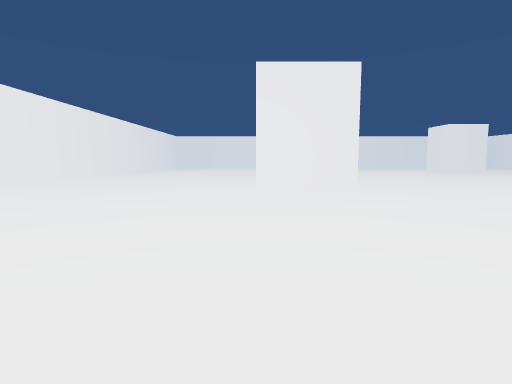
View 1 (above)

18 first-person views from a walk through a Unity game level. The camera is 1.3 m above the floor, tilts 6° down and sees 80° across. The floor is counted in squares, 2 m on a side. Each view is taken from the middle of a square. On the plan, view 1 faces up. The plan holds only what a view shows up to about 10 squares ahead; the rest is blank.

View 2
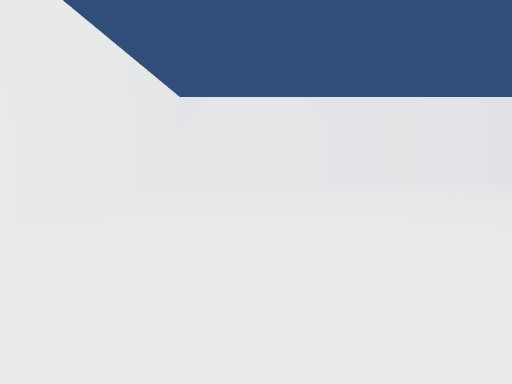

View 3
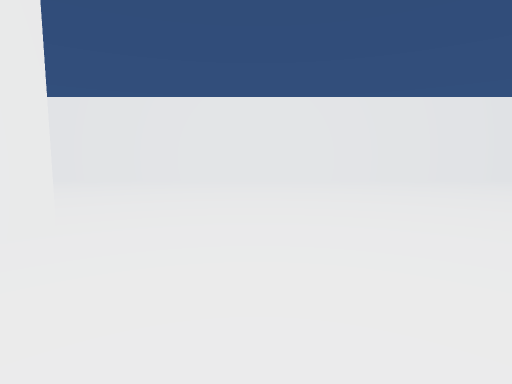

View 4
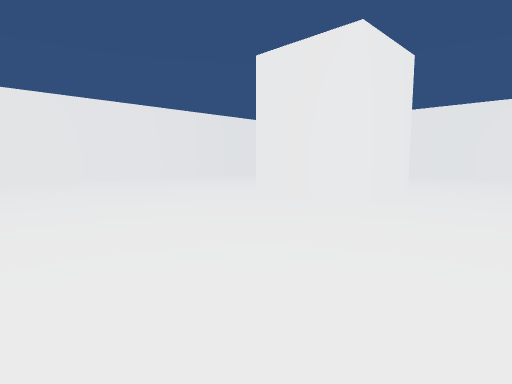

View 5
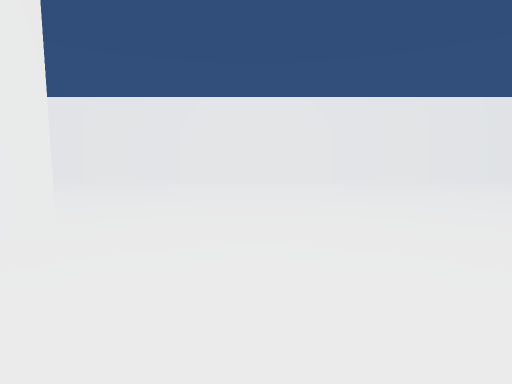

View 6
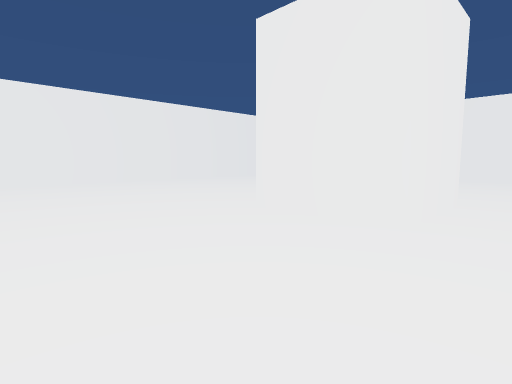

View 7
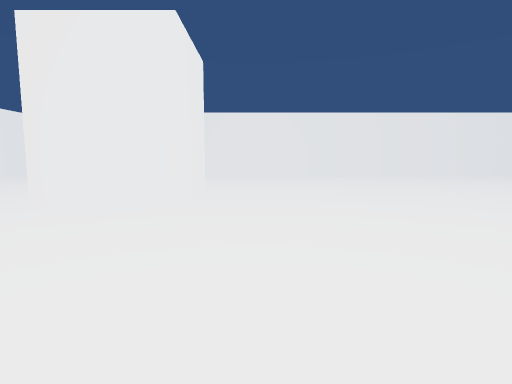

View 8
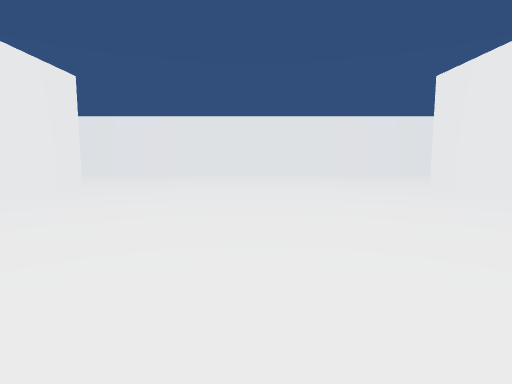

View 9
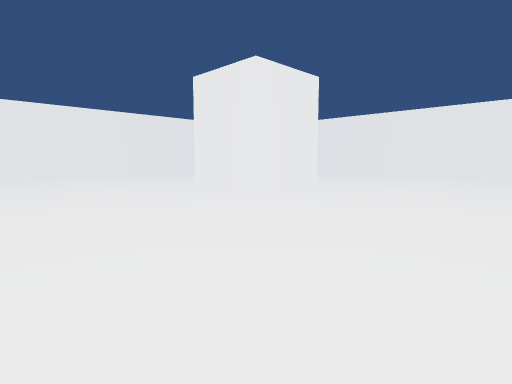

View 10
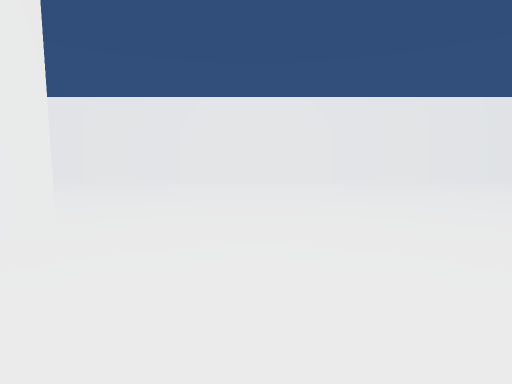

View 11
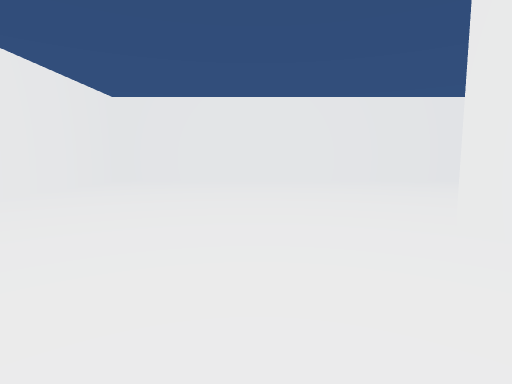

View 12
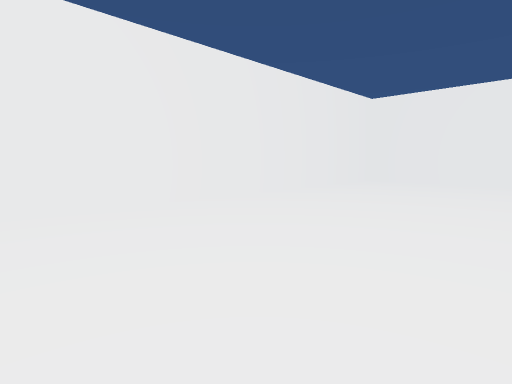

View 13
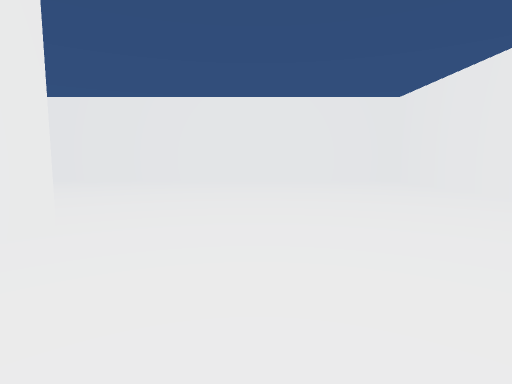

View 14
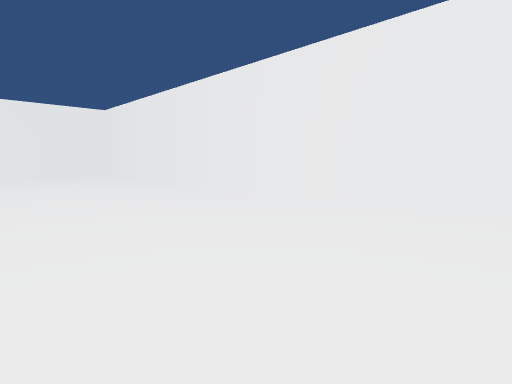

View 15
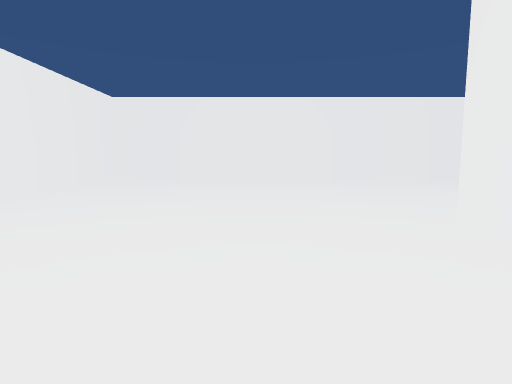

View 16
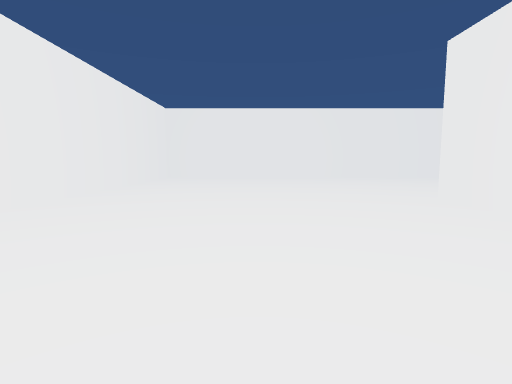

View 17
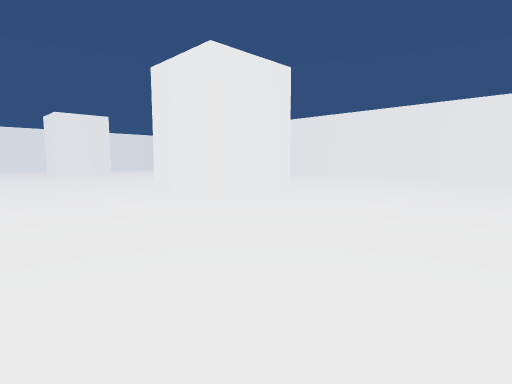

View 18
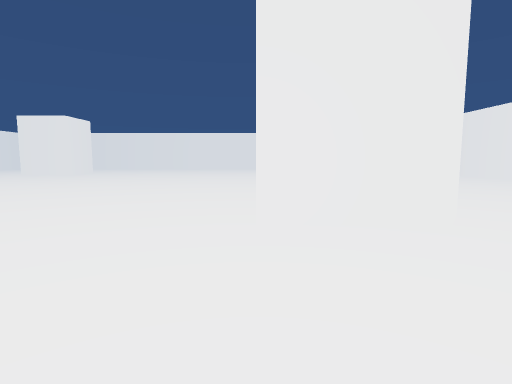

### Floor plan
Points are (right, up) in squares from view 1. A wall is a line through its corners. A room is listed if a view was taken in it or the views show most of it. See-through windows are left out.
Room 1 (views 1, 2, 3, 4, 5, 6, 7, 8, 9, 10, 11, 12, 13, 14, 15, 16, 17, 18)
walls: (2.1, 6) (0, 6) (0, 8) (2, 8); (2, 18) (2, 16) (0, 16); (10, 5.9) (10, 8) (12, 8); (12.1, 16) (10, 16) (10, 18); (0, 16.5) (0, 18); (12, 6.8) (12, 6); (12, 18) (12, 17.2); (-6.2, -0.2) (18.2, -0.2) (18.2, 24.2) (-6.2, 24.2) (-6.2, -0.2)

Positions as (right, up) in squares from view 1, and headings:
1: (0, 0), facing up
2: (3, 2), facing left
3: (3, 10), facing left
4: (4, 12), facing up-left
5: (4, 15), facing up
6: (7, 15), facing up-right
7: (6, 15), facing right
8: (5, 12), facing right
9: (6, 12), facing down-right
10: (8, 9), facing down
11: (14, 9), facing down
12: (14, 9), facing down-right
13: (14, 15), facing up
14: (14, 12), facing up-right
15: (-2, 15), facing up
16: (-3, 13), facing up
17: (-4, 11), facing down-right
18: (-3, 8), facing right
